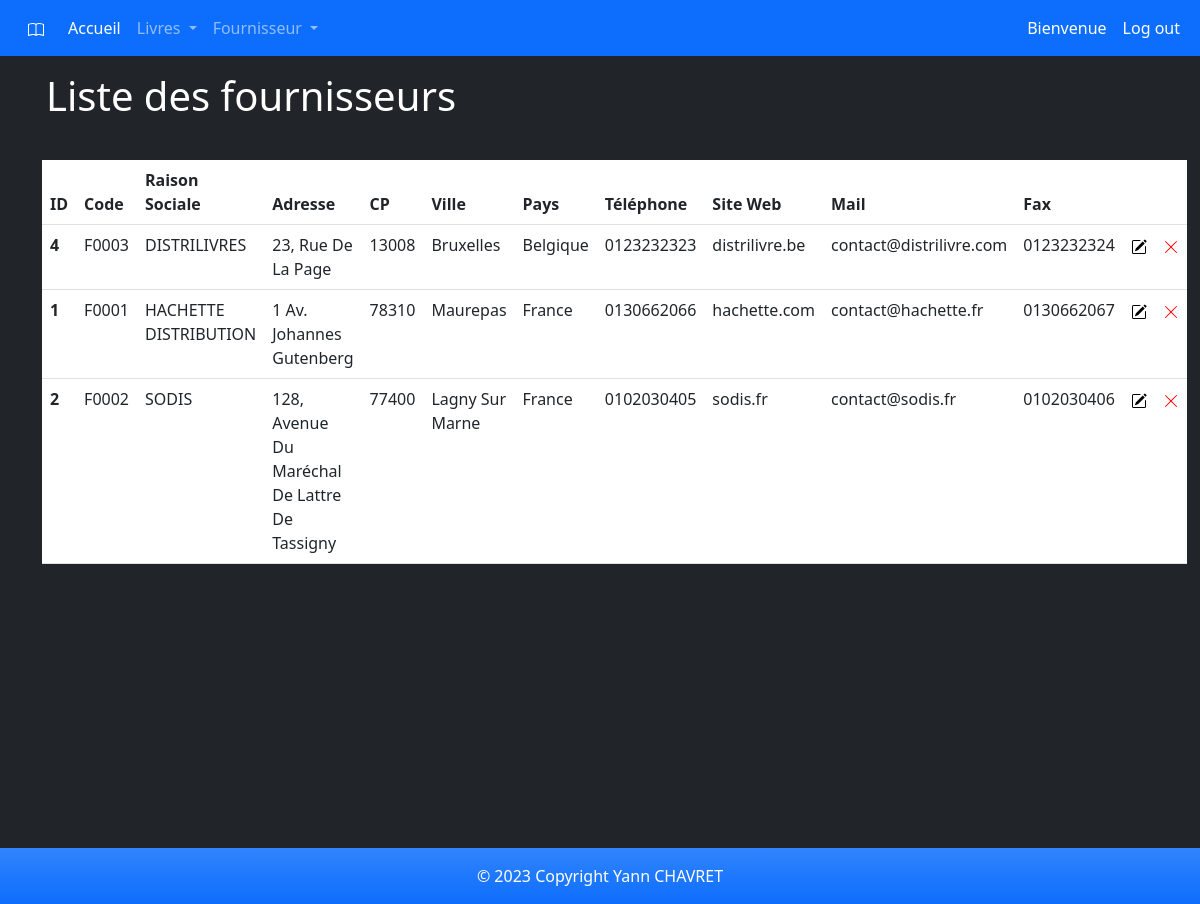
The app's page /Affichage_Fournisseurs.php with its own data.
### tables this page shows
CREATE TABLE `Fournisseur` (
  `Id_fournisseur` int(11) NOT NULL,
  `Code_fournisseur` varchar(50) NOT NULL,
  `Raison_sociale` varchar(50) NOT NULL,
  `Rue_fournisseur` varchar(100) NOT NULL,
  `Code_postal` varchar(50) NOT NULL,
  `Localite` varchar(100) NOT NULL,
  `Pays` varchar(100) NOT NULL,
  `Tel_fournisseur` varchar(50) NOT NULL,
  `Url_fournisseur` varchar(100) NOT NULL,
  `Email_fournisseur` varchar(100) NOT NULL,
  `Fax_fournisseur` varchar(100) NOT NULL
);

### Affichage_Fournisseurs.php (the view, shortened to what this page needs)
<?php
include("header.php");
?>
<h1 class="container p-3 mb-2">Liste des fournisseurs</h1>
<?php
$connex = Connexion("MyDB2");
try {
    $requete = $connex->prepare("SELECT * FROM Fournisseur order by `Raison_sociale`");
    $requete->execute();
?>
    <section style="min-height:calc(100vh - 112px)">
        <div class="container">
            <table class="table p-3 mb-2 bg-white text-dark rounded my-4">
                <thead>
                    <tr>
                        <th scope="col">ID</th>
                        <th scope="col">Code</th>
                        <th scope="col">Raison Sociale</th>
                        <th scope="col">Adresse</th>
                        <th scope="col">CP</th>
                        <th scope="col">Ville</th>
                        <th scope="col">Pays</th>
                        <th scope="col">Téléphone</th>
                        <th scope="col">Site Web</th>
                        <th scope="col">Mail</th>
                        <th scope="col">Fax</th>
                        <th scope="col"></th>
                        <th scope="col"></th>
                    </tr>
                </thead>
                <?php
                while ($obj = $requete->fetch(PDO::FETCH_OBJ)) {
                ?>
                    <tbody>
                        <tr>
                            <th scope="row"><?= $obj->Id_fournisseur ?></th>
                            <td><?= $obj->Code_fournisseur ?></td>
                            <td><?= $obj->Raison_sociale ?></td>
                            <td><?= $obj->Rue_fournisseur ?></td>
                            <td><?= $obj->Code_postal ?></td>
                            <td><?= $obj->Localite ?></td>
                            <td><?= $obj->Pays ?></td>
                            <td><?= $obj->Tel_fournisseur ?></td>
                            <td><?= $obj->Url_fournisseur ?></td>
                            <td><?= $obj->Email_fournisseur ?></td>
                            <td><?= $obj->Fax_fournisseur ?></td>
                            <td><a href="Formulaire_Modification_Fournisseur.php?id=<?= $obj->Id_fournisseur ?>"></a></td>
                            <td><a href="Traitement_Suppression_Fournisseur.php?id=<?= $obj->Id_fournisseur ?>"><svg xmlns="http://www.w3.org/2000/svg" width="16" height="16" fill="red" class="bi bi-x-lg" viewBox="0 0 16 16">
                                        <path d="M2.146 2.854a.5.5 0 1 1 .708-.708L8 7.293l5.146-5.147a.5.5 0 0 1 .708.708L8.707 8l5.147 5.146a.5.5 0 0 1-.708.708L8 8.707l-5.146 5.147a.5.5 0 0 1-.708-.708L7.293 8 2.146 2.854Z" />
                                    </svg></a></td>
                        </tr>
                <?php
                }
            } catch (PDOException $e) {
                die('<p>Echec de connexion. Erreur[' . $e->getCode() . ']:  ' . $e->getMessage() . '</p>');
            }
                ?>
                    </tbody>
            </table>
        </div>
    </section>
    <?php
    include("footer.php");
    ?>

### records on screen
fournisseur: Id_fournisseur "4", Code_fournisseur "F0003", Raison_sociale "DISTRILIVRES", Rue_fournisseur "23, Rue De La Page", Code_postal "13008", Localite "Bruxelles", Pays "Belgique", Tel_fournisseur "0123232323", Url_fournisseur "distrilivre.be", Email_fournisseur "contact@distrilivre.com", Fax_fournisseur "0123232324"
fournisseur: Id_fournisseur "1", Code_fournisseur "F0001", Raison_sociale "HACHETTE DISTRIBUTION", Rue_fournisseur "1 Av. Johannes Gutenberg", Code_postal "78310", Localite "Maurepas", Pays "France", Tel_fournisseur "0130662066", Url_fournisseur "hachette.com", Email_fournisseur "contact@hachette.fr", Fax_fournisseur "0130662067"
fournisseur: Id_fournisseur "2", Code_fournisseur "F0002", Raison_sociale "SODIS", Rue_fournisseur "128, Avenue Du Maréchal De Lattre De Tassigny", Code_postal "77400", Localite "Lagny Sur Marne", Pays "France", Tel_fournisseur "0102030405", Url_fournisseur "sodis.fr", Email_fournisseur "contact@sodis.fr", Fax_fournisseur "0102030406"
